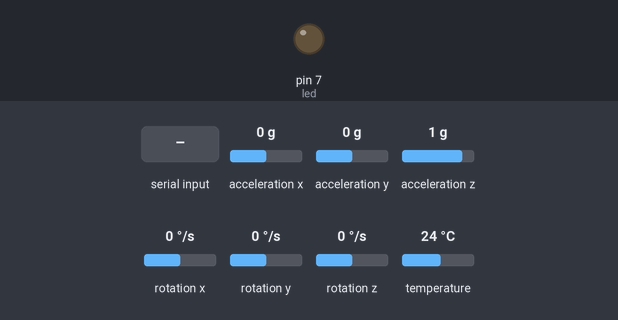
Bench run of a sketch on a simulated Arduino Uno, built with avr-gcc and run on an emulated ATmega328P. Shown: output pins drawn as LEDs (lit = HIGH). The inputs (shaded band) are chosen by the test bench; at power-on: acceleration x 0 g, acceleration y 0 g, acceleration z 1 g, rotation x 0 °/s, rotation y 0 °/s, rotation z 0 °/s, temperature 24 °C. What the sketch prints to the serial monitor is not drawn.

Above: at 1.2 s.
1.3 s: "1" received over Serial
At 1.36 s:
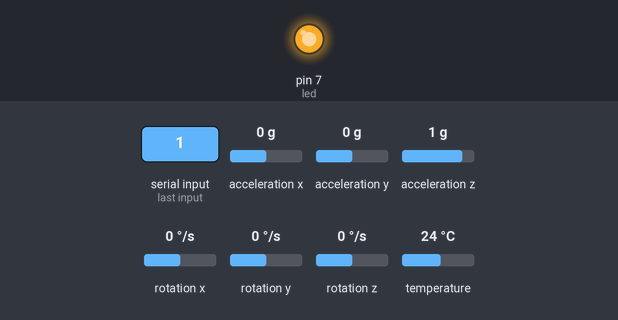
2.9 s: acceleration x set to -0.2 g
Timing chart, 0 to 5.9 s (numbered marks = the images above; inputs shaded):
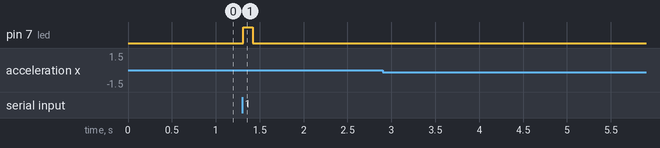

The sketch:

mpu6050_readings.ino
```cpp
// Basic demo for accelerometer readings from Adafruit MPU6050

#include <Adafruit_MPU6050.h>
#include <Adafruit_Sensor.h>
#include <Wire.h>

int led = 7;
int state = 0;

Adafruit_MPU6050 mpu;
Adafruit_MPU6050 mpu1;

void setup(void) {
  Serial.begin(115200);
  while (!Serial)
    delay(10);

   pinMode(led, OUTPUT);

  // Try to initialize!
  if (!mpu.begin(0b1101000)) {
    Serial.println("Failed to find MPU6050 1 chip");
    while (1) {
      delay(10);
    }
  }

  if (!mpu1.begin(0b1101001)) {
    Serial.println("Failed to find MPU6050 2 chip");
    while (1) {
      delay(10);
    }
  }

  mpu.setAccelerometerRange(MPU6050_RANGE_2_G);
  mpu.setGyroRange(MPU6050_RANGE_250_DEG);
  mpu.setFilterBandwidth(MPU6050_BAND_5_HZ);

  mpu1.setAccelerometerRange(MPU6050_RANGE_2_G);
  mpu1.setGyroRange(MPU6050_RANGE_250_DEG);
  mpu1.setFilterBandwidth(MPU6050_BAND_5_HZ);

}

void loop() {

  if (Serial.available() > 0) {
    state = Serial.read();
  }

  if (state == '1') {
    digitalWrite(led, HIGH);
    state = 0;
  } else {
    digitalWrite(led, LOW);
    state = 0;
  }
  delay(100);

  /* Get new sensor events with the readings */
  sensors_event_t a, g, temp;
  mpu.getEvent(&a, &g, &temp);

  /* Print out the values */
  // Acceleration - m/s^2
  //Acceleration X:
  Serial.print(a.acceleration.x);
  Serial.print(", ");
  //Acceleration Y:
  Serial.print(a.acceleration.y);
  Serial.print(", ");
  //Acceleration Z:
  Serial.print(a.acceleration.z);
  Serial.print("; ");

  // Rotation - rad/s
  // Rotation X
  Serial.print(g.gyro.x);
  Serial.print(", ");
  // Rotation Y
  Serial.print(g.gyro.y);
  Serial.print(", ");
  // Rotation Z
  Serial.print(g.gyro.z);

  // sperator between two sensors readings
  Serial.print("|");

  sensors_event_t a1, g1, temp1;
  mpu1.getEvent(&a1, &g1, &temp1);


  Serial.print(a1.acceleration.x);
  Serial.print(", ");
  Serial.print(a1.acceleration.y);
  Serial.print(", ");
  Serial.print(a1.acceleration.z);
  Serial.print("; ");

  Serial.print(g1.gyro.x);
  Serial.print(", ");
  Serial.print(g1.gyro.y);
  Serial.print(", ");
  Serial.print(g1.gyro.z);

  Serial.println("");
}
```

Measured:
- after the input at 1.3 s, pin 7 (led): LOW → HIGH at once, → LOW 0.11 s later
- after the input at 2.9 s, every drawn part: stays the same
